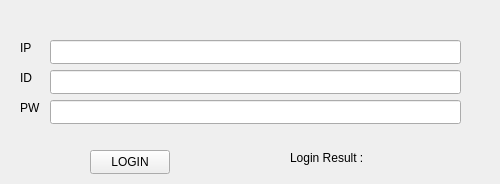
<?xml version="1.0" encoding="UTF-8"?>
<ui version="4.0">
 <class>LoginWindow</class>
 <widget class="QMainWindow" name="LoginWindow">
  <property name="geometry">
   <rect>
    <x>0</x>
    <y>0</y>
    <width>500</width>
    <height>184</height>
   </rect>
  </property>
  <property name="windowTitle">
   <string>MainWindow</string>
  </property>
  <widget class="QWidget" name="centralwidget">
   <widget class="QLabel" name="label_id">
    <property name="geometry">
     <rect>
      <x>20</x>
      <y>70</y>
      <width>61</width>
      <height>16</height>
     </rect>
    </property>
    <property name="text">
     <string>ID</string>
    </property>
   </widget>
   <widget class="QLabel" name="label_pw">
    <property name="geometry">
     <rect>
      <x>20</x>
      <y>100</y>
      <width>61</width>
      <height>16</height>
     </rect>
    </property>
    <property name="text">
     <string>PW</string>
    </property>
   </widget>
   <widget class="QPushButton" name="loginBtn">
    <property name="geometry">
     <rect>
      <x>90</x>
      <y>150</y>
      <width>80</width>
      <height>24</height>
     </rect>
    </property>
    <property name="text">
     <string>LOGIN</string>
    </property>
   </widget>
   <widget class="QLineEdit" name="lineEdit_id">
    <property name="geometry">
     <rect>
      <x>50</x>
      <y>70</y>
      <width>411</width>
      <height>24</height>
     </rect>
    </property>
   </widget>
   <widget class="QLineEdit" name="lineEdit_pw">
    <property name="geometry">
     <rect>
      <x>50</x>
      <y>100</y>
      <width>411</width>
      <height>24</height>
     </rect>
    </property>
   </widget>
   <widget class="QLabel" name="label_result">
    <property name="geometry">
     <rect>
      <x>290</x>
      <y>150</y>
      <width>141</width>
      <height>16</height>
     </rect>
    </property>
    <property name="text">
     <string>Login Result : </string>
    </property>
   </widget>
   <widget class="QLabel" name="label_ip">
    <property name="geometry">
     <rect>
      <x>20</x>
      <y>40</y>
      <width>48</width>
      <height>16</height>
     </rect>
    </property>
    <property name="text">
     <string>IP</string>
    </property>
   </widget>
   <widget class="QLineEdit" name="lineEdit_ip">
    <property name="geometry">
     <rect>
      <x>50</x>
      <y>40</y>
      <width>411</width>
      <height>24</height>
     </rect>
    </property>
   </widget>
  </widget>
 </widget>
 <resources/>
 <connections/>
</ui>
